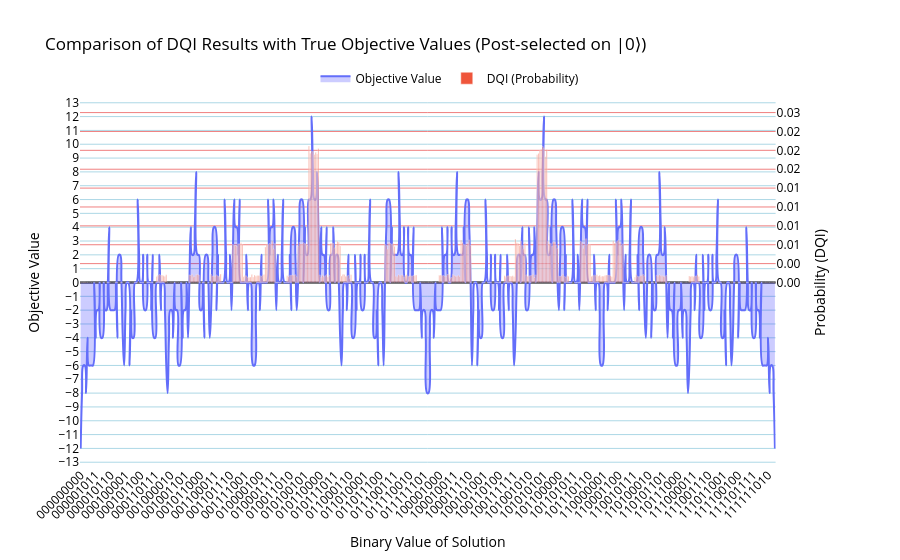

The cell this chart's notebook holds for it:
### Code cell
counts_filtered = post_selection_counts(sorted_counts)
plot_results_union_plotly(
    brute_force_results,
    counts_filtered,
    plot_name="Comparison of DQI Results with True Objective Values (Post-selected on |0⟩)",
    spline_smoothing=1.3
)

### Figure 1 — Plotly figure (JSON) as saved in the notebook; plotly's stock layout.template omitted (floating-point values rounded to 4 significant figures; data arrays with more than 128 entries replaced by an {"elided": "..."} marker saying what was removed)
{"data": [{"fill": "tozeroy", "fillcolor": "rgba(0,0,255,0.2)", "line": {"shape": "spline", "smoothing": 1.3}, "mode": "lines", "name": "Objective Value", "type": "scatter", "x": {"elided": "512 str values"}, "xaxis": "x", "y": {"elided": "512 int values"}, "yaxis": "y"}, {"marker": {"opacity": 0.6}, "name": "DQI (Probability)", "type": "bar", "x": {"elided": "512 str values"}, "xaxis": "x", "y": {"elided": "512 float values"}, "yaxis": "y2"}], "layout": {"font": {"color": "black"}, "legend": {"orientation": "h", "x": 0.5, "xanchor": "center", "y": 1.02, "yanchor": "bottom"}, "title": {"text": "Comparison of DQI Results with True Objective Values (Post-selected on |0⟩)"}, "xaxis": {"anchor": "y", "domain": [0, 0.94], "tickangle": -45, "title": {"text": "Binary Value of Solution"}}, "yaxis": {"anchor": "x", "domain": [0, 1], "dtick": 1, "gridcolor": "lightblue", "range": [-13.2, 13.2], "showgrid": true, "tick0": 0, "title": {"text": "Objective Value"}}, "yaxis2": {"anchor": "x", "gridcolor": "lightcoral", "overlaying": "y", "range": [-0.029, 0.029], "showgrid": true, "side": "right", "tickmode": "array", "ticktext": ["0.00", "0.00", "0.01", "0.01", "0.01", "0.01", "0.02", "0.02", "0.02", "0.03", "0.03", "0.03"], "tickvals": [0, 0.003, 0.006, 0.009, 0.012, 0.015, 0.018, 0.021, 0.024, 0.027, 0.03, 0.033], "title": {"text": "Probability (DQI)"}, "zeroline": true, "zerolinecolor": "black", "zerolinewidth": 2}}}
